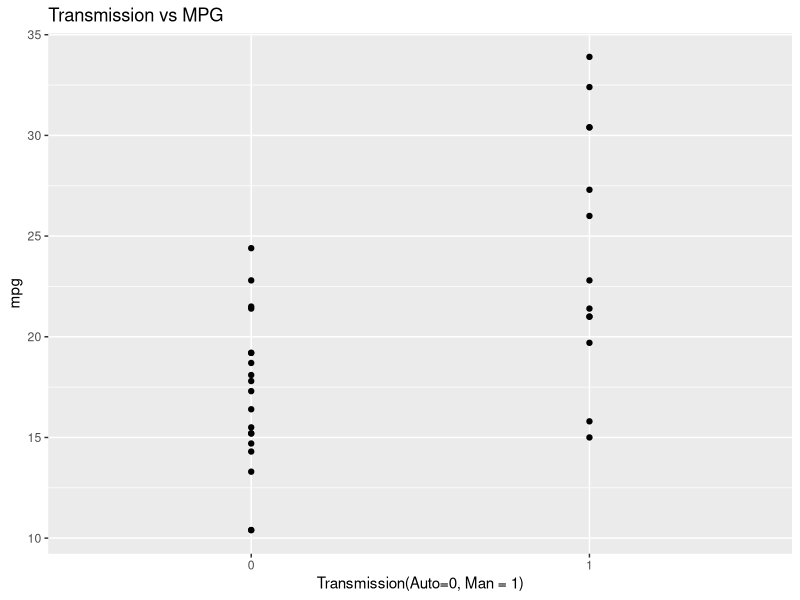

Write the R code that produced this figure. (Note: this script raises an error after producing the figure.)
## ---- chunk 1
library(ggplot2)
require(gridExtra)

data(mtcars)

mtcars$am = as.factor(mtcars$am)
mtcars$cyl = as.factor(mtcars$cyl)
mtcars$gear = as.factor(mtcars$gear)
mtcars$car = as.factor(mtcars$carb)
mtcars$vs = as.factor(mtcars$vs)

auto = subset(mtcars, mtcars$am == 0)
man = subset(mtcars, mtcars$am == 1)
## ---- chunk 2
ggplot(mtcars, aes(x=am, y=mpg)) + geom_point() + labs(title='Transmission vs MPG', x='Transmission(Auto=0, Man = 1)')

## ---- chunk 3
t.test(man$mpg, auto$mpg)
## ---- chunk 4
model1 = lm(mpg ~ ., data=mtcars)
summary(model1)
## ---- chunk 5
model2 = lm(mpg ~ . - cyl - disp - hp - wt - qsec - car, data=mtcars)
summary(model2)
anova(model1, model2)
## ---- chunk 6
data(mtcars)
sort(cor(mtcars)[1,])
## ---- chunk 7
model3 = lm(mpg ~ am + wt + hp, data=mtcars)
summary(model3)
anova(model1, model3)
## ---- chunk 8
par(mfrow = c(2,2))
plot(model3)
